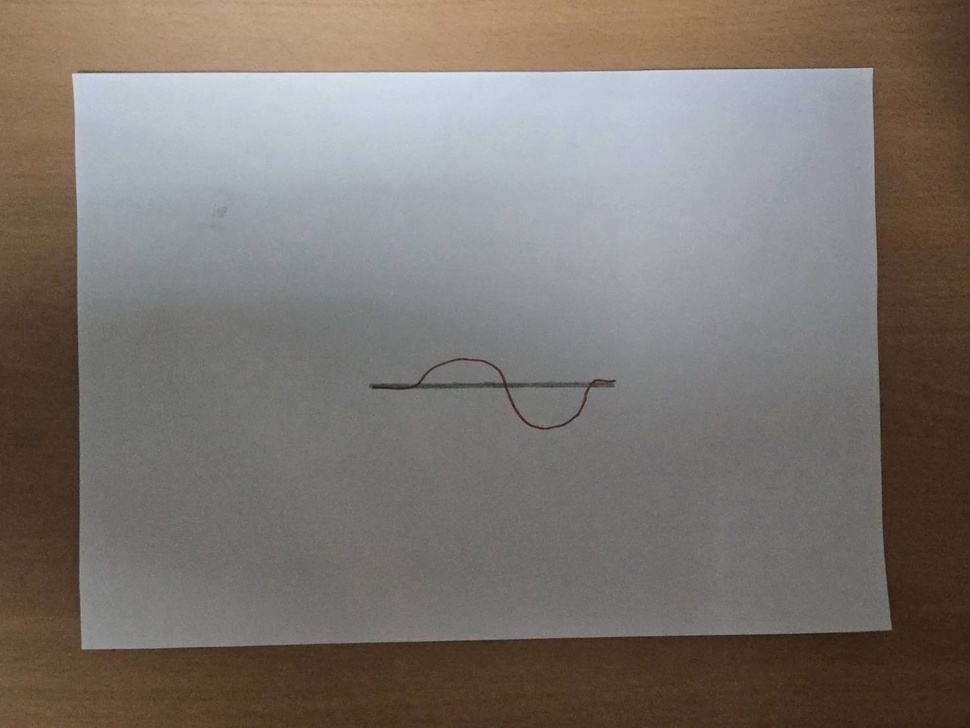
#> input picture One_parallel/images/2.jpg, 970 x 728 px, shrunk from 1477 x 1108 before the run, found by its file name
$ python cut_paper.py
#> lines starting #> are read from the running program, lines starting #| are printed output that depends on the picture; after the words box and inside, x2 and y2 are one past the last pixel; in counts of white or black regions, pixels touching at a corner belong together
import cv2
import numpy as np
import os
from typing import Tuple, List, Dict


class PaperCuttingAnalyzer:
    def __init__(self):
        """初始化剪紙分析器"""
        pass

    def preprocess_image(self, image: np.ndarray) -> np.ndarray:
        """
        預處理圖像
        """
        # 轉為灰度圖
        if len(image.shape) == 3:
            gray = cv2.cvtColor(image, cv2.COLOR_BGR2GRAY)
        else:
            gray = image.copy()

        # 高斯模糊
        blurred = cv2.GaussianBlur(gray, (5, 5), 0)

        # 二值化
        _, binary = cv2.threshold(blurred, 0, 255, cv2.THRESH_BINARY + cv2.THRESH_OTSU)

        return binary

    def find_paper_contour(self, binary_image: np.ndarray) -> np.ndarray:
        """
        找到紙張的輪廓
        """
        contours, _ = cv2.findContours(
            binary_image, cv2.RETR_EXTERNAL, cv2.CHAIN_APPROX_SIMPLE
        )

        # 找到最大的輪廓（假設是紙張）
        if contours:
            paper_contour = max(contours, key=cv2.contourArea)
            return paper_contour
        return None

    def detect_cuts(
        self, binary_image: np.ndarray, paper_contour: np.ndarray
    ) -> List[Dict]:
        """
        檢測剪切線
        """
        # 使用形態學操作來檢測細線（剪切線）
        kernel = cv2.getStructuringElement(cv2.MORPH_RECT, (3, 3))
        opened = cv2.morphologyEx(binary_image, cv2.MORPH_OPEN, kernel)

        # 檢測邊緣
        edges = cv2.Canny(opened, 50, 150)

        # 使用霍夫變換檢測直線
        lines = cv2.HoughLinesP(
            edges, 1, np.pi / 180, threshold=50, minLineLength=30, maxLineGap=10
        )

        cuts = []
        if lines is not None:
            for line in lines:
                x1, y1, x2, y2 = line[0]
                length = np.sqrt((x2 - x1) ** 2 + (y2 - y1) ** 2)
                cuts.append({"start": (x1, y1), "end": (x2, y2), "length": length})

        return cuts

    def calculate_paper_dimensions(
        self, paper_contour: np.ndarray
    ) -> Tuple[float, float]:
        """
        計算紙張的寬度和高度
        """
        if paper_contour is None:
            return 0, 0

        # 獲取邊界矩形
        x, y, w, h = cv2.boundingRect(paper_contour)
        return w, h

    def analyze_cut_depth(
        self, cuts: List[Dict], paper_width: float, paper_height: float
    ) -> float:
        """
        分析剪切深度比例
        """
        if not cuts or paper_width == 0:
            return 0.0

        max_cut_depth = 0
        for cut in cuts:
            # 計算剪切線相對於紙張的深度
            cut_depth = min(cut["length"] / paper_width, cut["length"] / paper_height)
            max_cut_depth = max(max_cut_depth, cut_depth)

        return max_cut_depth

    def check_paper_separation(self, binary_image: np.ndarray) -> bool:
        """
        檢查紙張是否被完全分離成兩部分
        """
        # 檢測連通區域
        num_labels, labels = cv2.connectedComponents(binary_image)

        # 如果有兩個主要的連通區域（除了背景），可能表示紙張被分成兩部分
        unique_labels, counts = np.unique(labels, return_counts=True)

        # 過濾掉小的區域
        large_regions = 0
        total_pixels = binary_image.shape[0] * binary_image.shape[1]

        for i, count in enumerate(counts):
            if unique_labels[i] != 0 and count > total_pixels * 0.1:  # 至少佔10%的面積
                large_regions += 1

        return large_regions >= 2

    def score_cutting(self, image_path: str) -> int:
        """
        主要評分函數
        返回：
        2 - 把紙剪成均分的2等份
        1 - 只剪到紙的1/4或更少
        0 - 只動動剪刀未剪下去
        """
        try:
            # 讀取圖像
            image = cv2.imread(image_path)
            if image is None:
                print(f"無法讀取圖像: {image_path}")
                return 0

            # 預處理
            binary = self.preprocess_image(image)

            # 找到紙張輪廓
            paper_contour = self.find_paper_contour(binary)
            if paper_contour is None:
                print("未能檢測到紙張")
                return 0

            # 計算紙張尺寸
            paper_width, paper_height = self.calculate_paper_dimensions(paper_contour)

            # 檢查是否完全分離
            is_separated = self.check_paper_separation(binary)
            if is_separated:
                return 2  # 完全剪成兩部分

            # 檢測剪切線
            cuts = self.detect_cuts(binary, paper_contour)

            if not cuts:
                return 0  # 沒有檢測到剪切

            # 分析剪切深度
            cut_depth_ratio = self.analyze_cut_depth(cuts, paper_width, paper_height)

            # 根據剪切深度評分
            if cut_depth_ratio > 0.4:  # 剪切深度超過40%
                return 2
            elif cut_depth_ratio > 0.1:  # 剪切深度在10%-40%之間
                return 1
            else:
                return 0  # 剪切深度很小或沒有剪切

        except Exception as e:
            print(f"處理圖像時發生錯誤: {e}")
            return 0

    def batch_analyze(self, image_folder: str) -> Dict[str, int]:
        """
        批量分析資料夾中的所有圖像
        """
        results = {}

        if not os.path.exists(image_folder):
            print(f"資料夾不存在: {image_folder}")
            return results

        # 支援的圖像格式
        supported_formats = (".jpg", ".jpeg", ".png", ".bmp", ".tiff", ".tif")

        for filename in os.listdir(image_folder):
            if filename.lower().endswith(supported_formats):
                image_path = os.path.join(image_folder, filename)
                score = self.score_cutting(image_path)
#> in score_cutting, image is the input picture: shape (728, 970, 3); mean B, G, R 111.3, 117, 123.9
#> in preprocess_image, `gray = cv2.cvtColor(image, cv2.COLOR_BGR2GRAY)`:
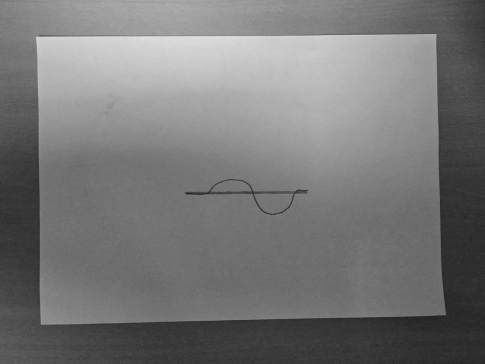
#> gray: shape (728, 970) (shown at 1/2 size); min 25, max 228, mean 118.4
#> in preprocess_image, `_, binary = cv2.threshold(blurred, 0, 255, cv2.THRESH_BINARY + cv2.THR..`:
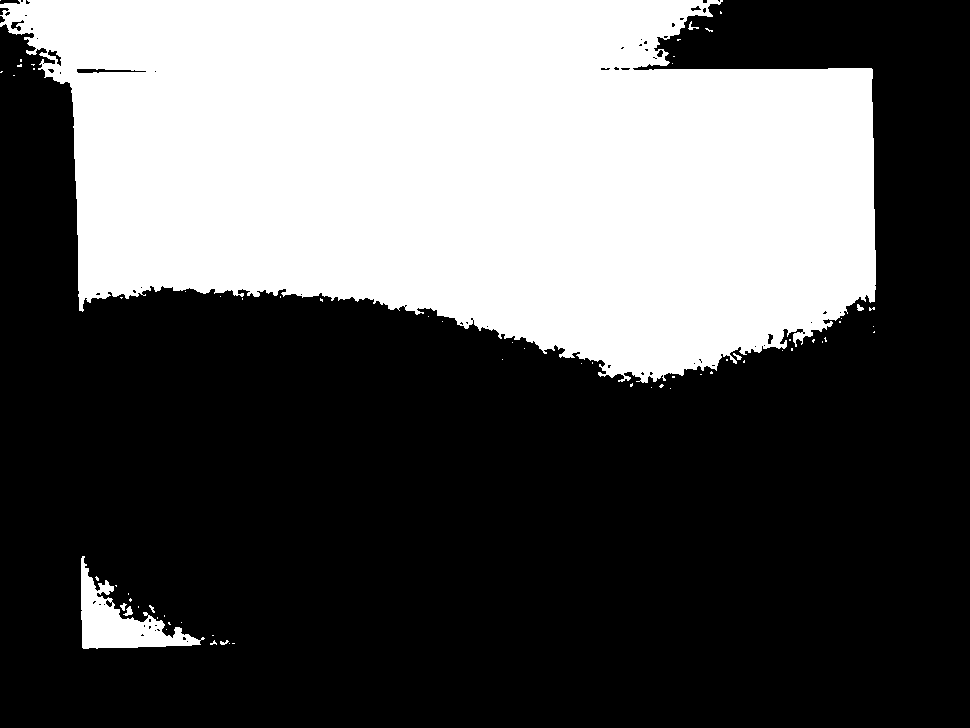
#> binary: shape (728, 970); 35.9% white; 68 white regions (59 under 20 px)
#> in find_paper_contour, `contours, _ = cv2.findContours( binary_image, cv2.RETR_EXTERNAL, cv2.C..`: contours = 68 contours, 64 with area under 20; largest, box (x1, y1, x2, y2) and area: (0, 0, 876, 383) 248056, (81, 556, 205, 649) 3850, (123, 606, 133, 616) 36, (857, 304, 864, 311) 20
#> in find_paper_contour, `paper_contour = max(contours, key=cv2.contourArea)`: paper_contour = contour of 1182 points, box (x1, y1, x2, y2) (0, 0, 876, 383), area 248056
#> in calculate_paper_dimensions, `x, y, w, h = cv2.boundingRect(paper_contour)`: x = 0; w = 876; h = 383
#> in score_cutting, `paper_width, paper_height = self.calculate_paper_dimensions(paper_cont..`: paper_width = 876; paper_height = 383
#> in check_paper_separation, `num_labels, labels = cv2.connectedComponents(binary_image)`:
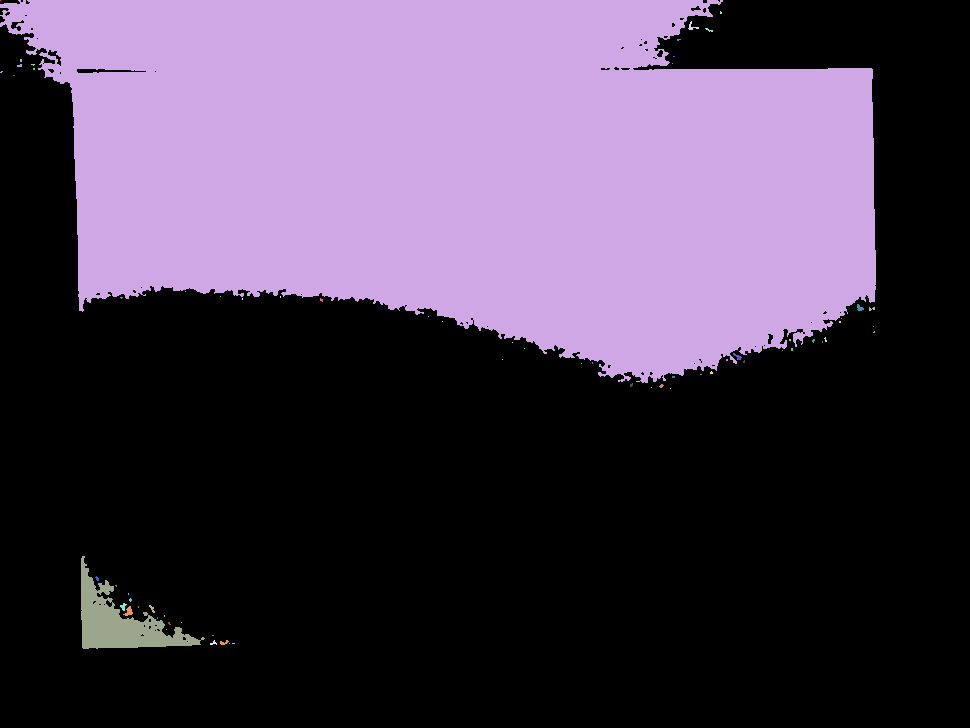
#> labels: shape (728, 970) int32; 69 distinct labels, from 0 to 68; one colour per label, 0 black
#> in check_paper_separation, `num_labels, labels = cv2.connectedComponents(binary_image)`: num_labels = 69
#> in check_paper_separation, `unique_labels, counts = np.unique(labels, return_counts=True)`: unique_labels = 69 values from 0 to 68; counts = 69 values, max 452587 at index 0, min 1 at index 1, mean 10234.2
#> the loop in check_paper_separation, `for i, count in enumerate(counts):` made 69 passes
#> (count, large_regions) on pass 3: (249079, 1)
#> after the loop in check_paper_separation, `for i, count in enumerate(counts):`: large_regions = 1
#> in score_cutting, `is_separated = self.check_paper_separation(binary)`: is_separated = False
#> in detect_cuts, `opened = cv2.morphologyEx(binary_image, cv2.MORPH_OPEN, kernel)`:
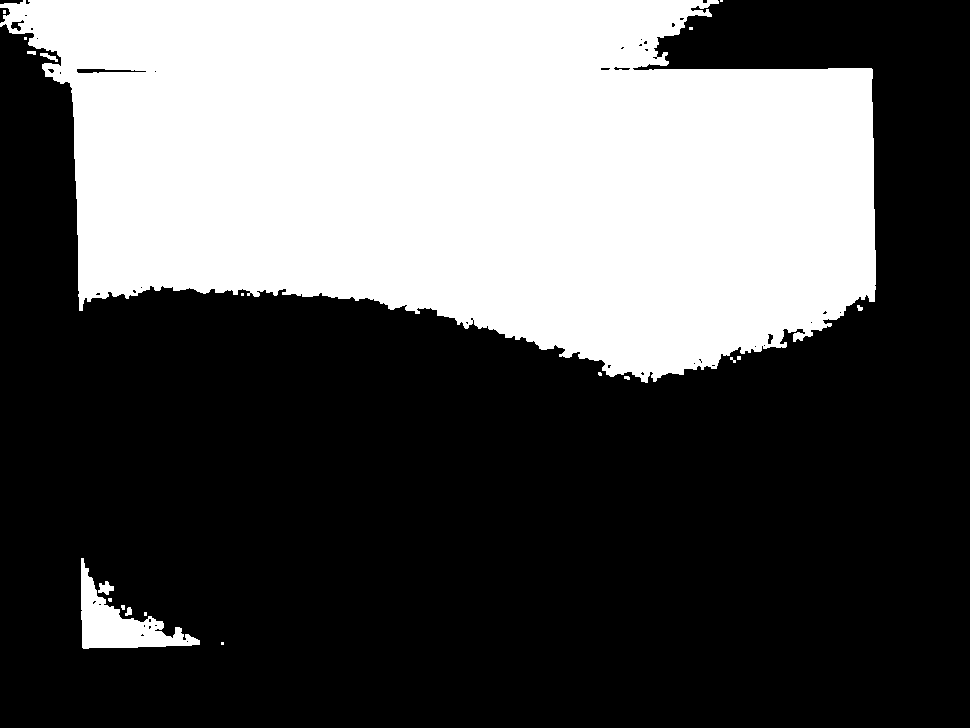
#> opened: shape (728, 970); 35.8% white; 20 white regions (12 under 20 px), largest, box (x1, y1, x2, y2) and area: (0, 0, 876, 383) 248435, (81, 558, 200, 649) 3784, (98, 581, 114, 595) 132
#> in detect_cuts, `edges = cv2.Canny(opened, 50, 150)`:
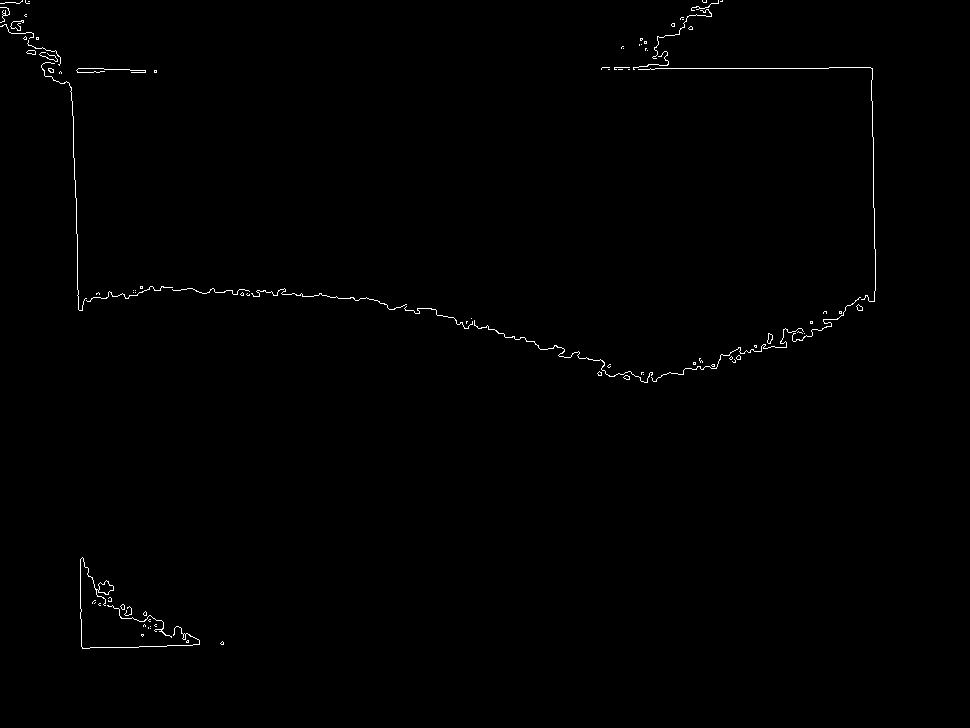
#> edges: shape (728, 970); 0.49% white in thin lines or dots, all inside (x1, y1, x2, y2) = (0, 0, 876, 649)
#> in detect_cuts, `lines = cv2.HoughLinesP( edges, 1, np.pi / 180, threshold=50, minLineL..`: lines = 18 rows, first 6: [873, 137, 873, 181], [650, 68, 828, 68], [74, 158, 77, 260], [82, 648, 125, 647], [80, 559, 80, 593], [209, 291, 259, 293]
#> the loop in detect_cuts, `for line in lines:` made 18 passes
#> (x1, y1, x2, y2, length) on passes 1 to 8: (873, 137, 873, 181, 44), (650, 68, 828, 68, 178), (74, 158, 77, 260, 102), (82, 648, 125, 647, 43.01), (80, 559, 80, 593, 34), (209, 291, 259, 293, 50.04), (873, 182, 874, 248, 66.01), (562, 352, 609, 364, 48.51)
#> after the loop in detect_cuts, `for line in lines:`: cuts = 18 items
#> the loop in analyze_cut_depth, `for cut in cuts:` made 18 passes
#> (cut, cut_depth, max_cut_depth) on passes 1 to 6: ({'start': (873, 137), 'end': (873, 181), 'length': 44}, 0.0502, 0.0502), ({'start': (650, 68), 'end': (828, 68), 'length': 178}, 0.203, 0.203), ({'start': (74, 158), 'end': (77, 260), 'length': 102}, 0.116, 0.203), ({'start': (82, 648), 'end': (125, 647), 'length': 43.01}, 0.0491, 0.203), ({'start': (80, 559), 'end': (80, 593), 'length': 34}, 0.0388, 0.203), ({'start': (209, 291), 'end': (259, 293), 'length': 50.04}, 0.0571, 0.203)
#> in score_cutting, `cut_depth_ratio = self.analyze_cut_depth(cuts, paper_width, paper_heig..`: cut_depth_ratio = 0.203
                results[filename] = score
                print(f"{filename}: 分數 = {score}")
#> pass 2 of the loop in batch_analyze, `for filename in os.listdir(image_folder):`:
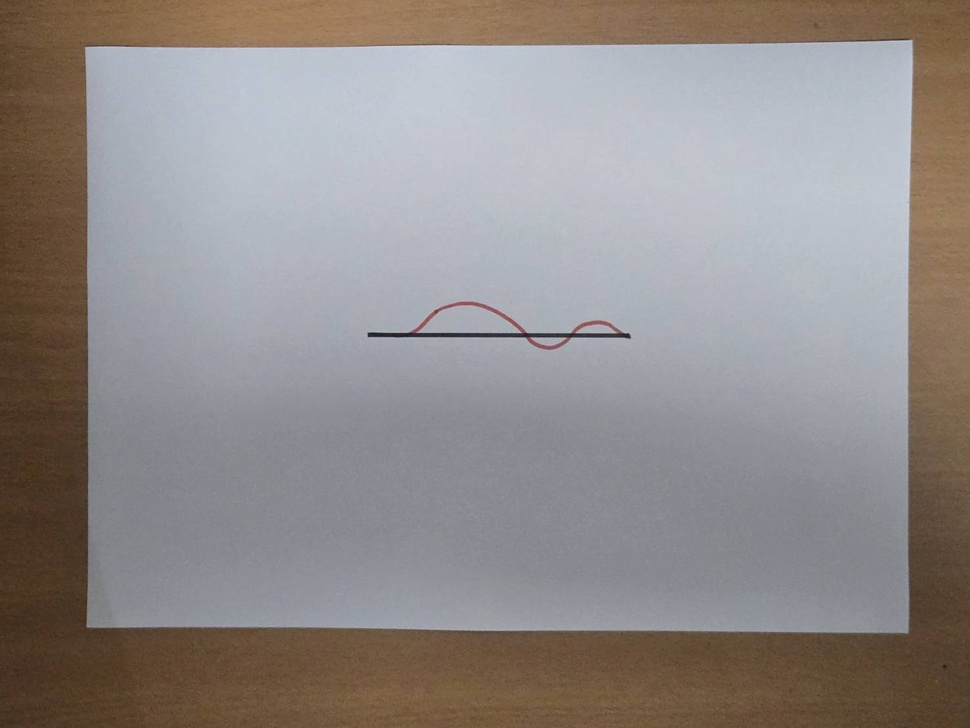
#> input picture One_parallel/images/3.jpg, 970 x 728 px, shrunk from 1477 x 1108 before the run, found by its file name
#> in score_cutting, image is the input picture: shape (728, 970, 3); mean B, G, R 137.5, 139.2, 144.4
#> in preprocess_image (call 2), `_, binary = cv2.threshold(blurred, 0, 255, cv2.THRESH_BINARY + cv2.THR..`:
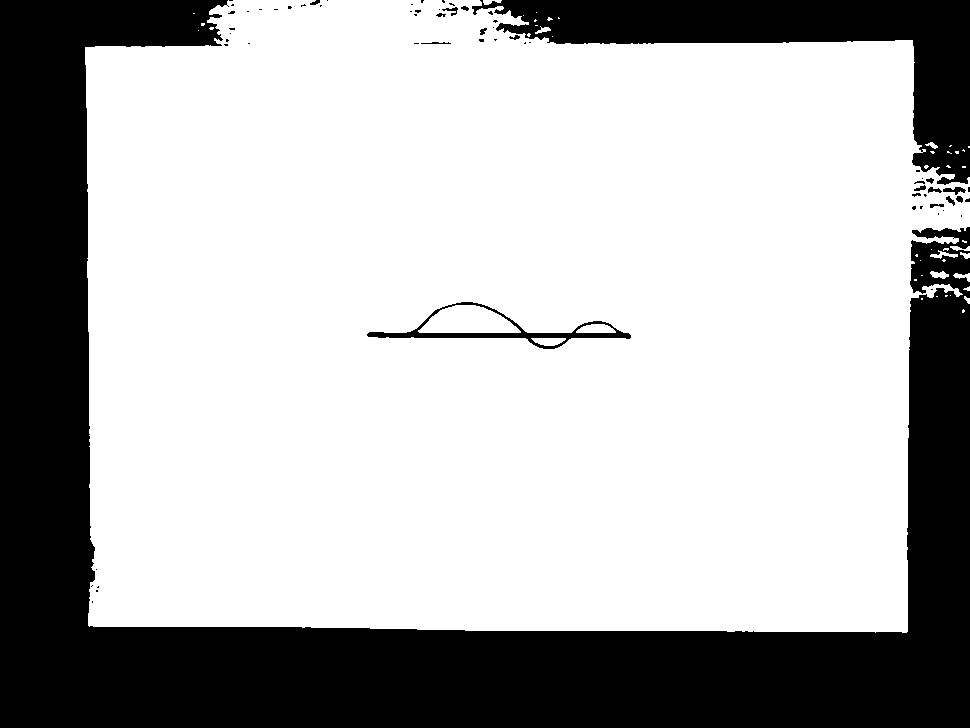
#> binary: shape (728, 970); 70.3% white; 66 black regions (47 under 20 px)
#> contours = 45 contours, 36 with area under 20; largest, box (x1, y1, x2, y2) and area: (85, 0, 970, 633) 496431, (930, 271, 949, 279) 78, (930, 250, 958, 259) 70, (953, 273, 970, 282) 55, (535, 26, 551, 34) 40
#> in score_cutting (call 2), `paper_contour = self.find_paper_contour(binary)`: paper_contour = contour of 768 points, box (x1, y1, x2, y2) (85, 0, 970, 633), area 496431
#> paper_width = 885; paper_height = 633
#> the loop in check_paper_separation (call 2), `for i, count in enumerate(counts):` made 49 passes
#> (count, large_regions) on pass 2: (492966, 1)
#> in detect_cuts (call 2), `edges = cv2.Canny(opened, 50, 150)`:
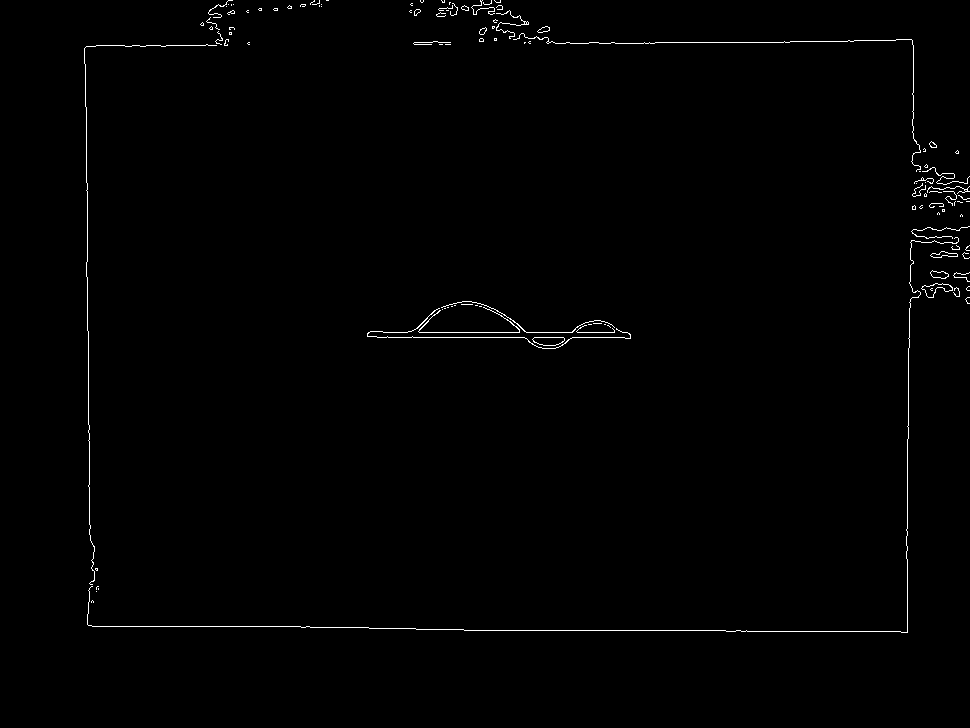
#> edges: shape (728, 970); 0.73% white in thin lines or dots, all inside (x1, y1, x2, y2) = (84, 0, 970, 633)
#> lines = 21 rows, first 6: [907, 426, 908, 362], [464, 630, 746, 630], [419, 332, 627, 332], [92, 626, 309, 626], [377, 337, 630, 337], [644, 42, 789, 42]
#> the loop in detect_cuts (call 2), `for line in lines:` made 21 passes
#> (x1, y1, x2, y2, length) on passes 1 to 4: (907, 426, 908, 362, 64.01), (464, 630, 746, 630, 282), (419, 332, 627, 332, 208), (92, 626, 309, 626, 217)
#> after the loop in detect_cuts (call 2), `for line in lines:`: cuts = 21 items
#> the loop in analyze_cut_depth (call 2), `for cut in cuts:` made 21 passes
#> (cut, cut_depth, max_cut_depth) on passes 1 to 3: ({'start': (907, 426), 'end': (908, 362), 'length': 64.01}, 0.0723, 0.0723), ({'start': (464, 630), 'end': (746, 630), 'length': 282}, 0.319, 0.319), ({'start': (419, 332), 'end': (627, 332), 'length': 208}, 0.235, 0.319)
#> cut_depth_ratio = 0.319

        return results

    # [52 lines left out: function visualize_analysis, not called in this run]


def main():
    """
    主函數 - 示範用法
    """
    analyzer = PaperCuttingAnalyzer()

    # 單張圖像分析
    image_path = "test_image.jpg"  # 替換為實際的圖像路徑
    if os.path.exists(image_path):
        score = analyzer.score_cutting(image_path)
        print(f"剪紙評分: {score}")

        # 視覺化結果
        analyzer.visualize_analysis(image_path, "result.jpg")

    # 批量分析
    folder_path = "images"  # 替換為包含圖像的資料夾路徑
    if os.path.exists(folder_path):
        results = analyzer.batch_analyze(folder_path)
        print("\n批量分析結果:")
        for filename, score in results.items():
            print(f"{filename}: {score}")


if __name__ == "__main__":
    main()
